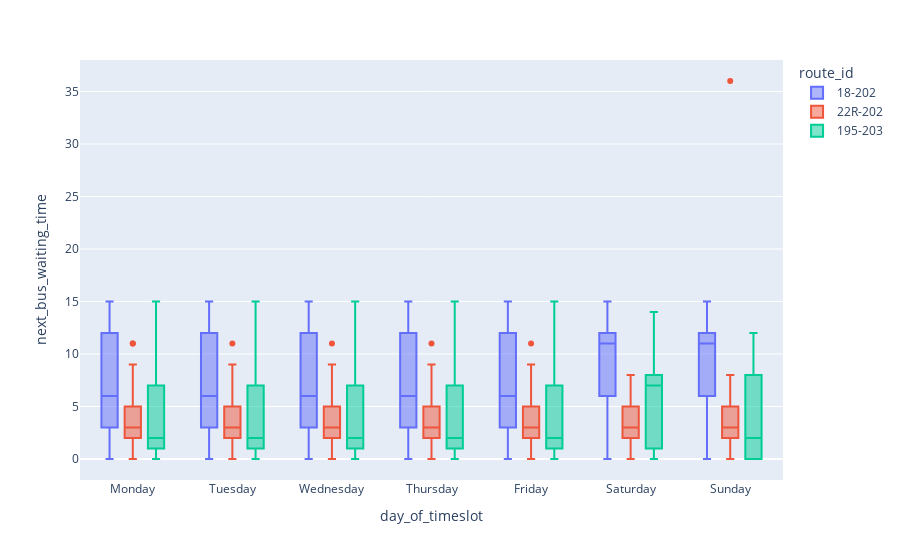

Source (notebook cell):
### Code cell
import plotly.express as px

fig = px.box(df_trips_av_sc, x="day_of_timeslot", y="next_bus_waiting_time", color="route_id")
fig.update_traces(quartilemethod="exclusive") # or "inclusive", or "linear" by default
fig.show()

### Figure 1 — Plotly figure (JSON) as saved in the notebook; plotly's stock layout.template omitted (floating-point values rounded to 4 significant figures; data arrays with more than 128 entries replaced by an {"elided": "..."} marker saying what was removed)
{"data": [{"alignmentgroup": "True", "hovertemplate": "route_id=18-202<br>day_of_timeslot=%{x}<br>next_bus_waiting_time=%{y}<extra></extra>", "legendgroup": "18-202", "marker": {"color": "#636efa"}, "name": "18-202", "notched": false, "offsetgroup": "18-202", "orientation": "v", "quartilemethod": "exclusive", "showlegend": true, "type": "box", "x": {"elided": "770 str values"}, "x0": " ", "xaxis": "x", "y": {"elided": "770 float values"}, "y0": " ", "yaxis": "y"}, {"alignmentgroup": "True", "hovertemplate": "route_id=22R-202<br>day_of_timeslot=%{x}<br>next_bus_waiting_time=%{y}<extra></extra>", "legendgroup": "22R-202", "marker": {"color": "#EF553B"}, "name": "22R-202", "notched": false, "offsetgroup": "22R-202", "orientation": "v", "quartilemethod": "exclusive", "showlegend": true, "type": "box", "x": {"elided": "345 str values"}, "x0": " ", "xaxis": "x", "y": {"elided": "345 int values"}, "y0": " ", "yaxis": "y"}, {"alignmentgroup": "True", "hovertemplate": "route_id=195-203<br>day_of_timeslot=%{x}<br>next_bus_waiting_time=%{y}<extra></extra>", "legendgroup": "195-203", "marker": {"color": "#00cc96"}, "name": "195-203", "notched": false, "offsetgroup": "195-203", "orientation": "v", "quartilemethod": "exclusive", "showlegend": true, "type": "box", "x": {"elided": "292 str values"}, "x0": " ", "xaxis": "x", "y": {"elided": "292 int values"}, "y0": " ", "yaxis": "y"}], "layout": {"boxmode": "group", "legend": {"title": {"text": "route_id"}, "tracegroupgap": 0}, "margin": {"t": 60}, "xaxis": {"anchor": "y", "domain": [0, 1], "title": {"text": "day_of_timeslot"}}, "yaxis": {"anchor": "x", "domain": [0, 1], "title": {"text": "next_bus_waiting_time"}}}}
